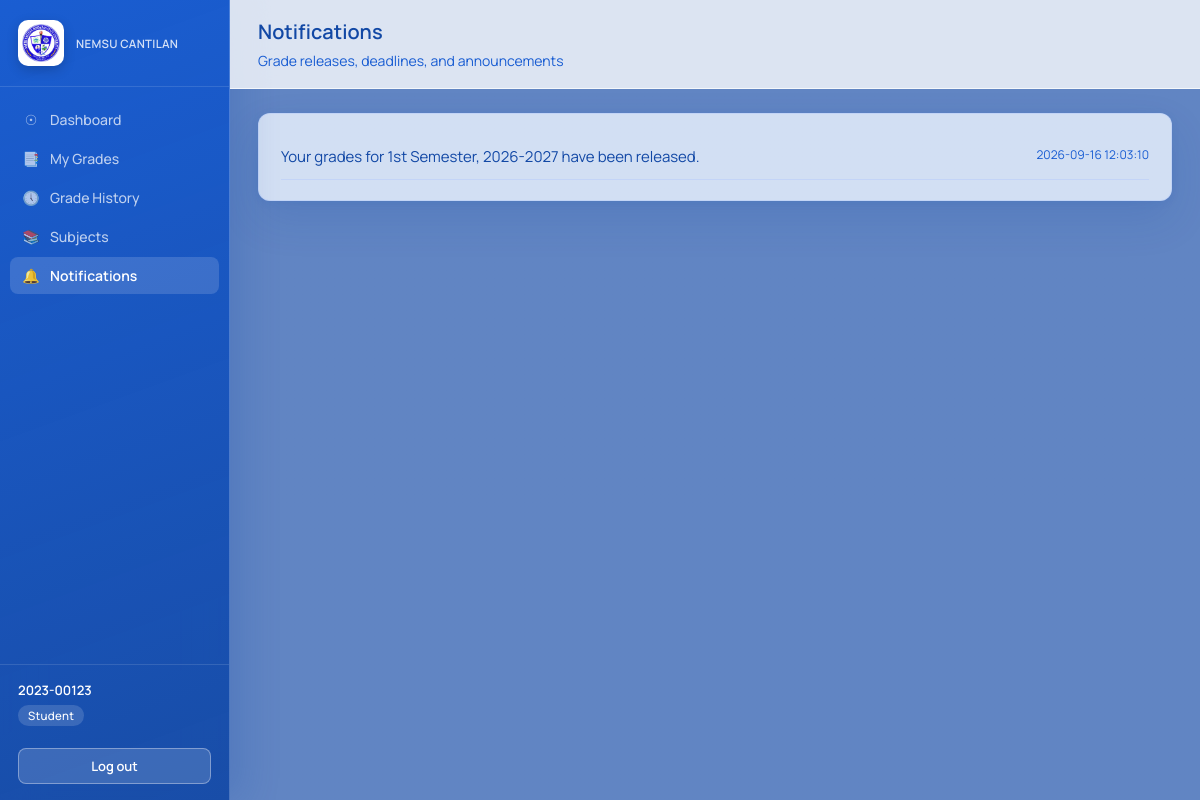
The app's page /student/notifications (signed in) with its own data.
### tables this page shows
CREATE TABLE notifications (
    id INTEGER PRIMARY KEY AUTOINCREMENT,
    user_id INTEGER NOT NULL REFERENCES users(id),
    message TEXT NOT NULL,
    created_at TEXT NOT NULL DEFAULT (datetime('now')),
    is_read INTEGER NOT NULL DEFAULT 0
);

### routes/student.py (the view)
@bp.route("/notifications")
@role_required("student")
def notifications():
    conn = get_db()
    rows = conn.execute(
        "SELECT * FROM notifications WHERE user_id = ? ORDER BY created_at DESC",
        (session["user_id"],),
    ).fetchall()
    conn.execute(
        "UPDATE notifications SET is_read = 1 WHERE user_id = ?", (session["user_id"],)
    )
    conn.commit()
    conn.close()
    return render_template("student/notifications.html", rows=rows)

### app.py (called while the page is built)
def create_app():
    app = Flask(__name__)
    app.secret_key = "ogvs-dev-secret-key-change-me"  # TODO: move to env var in production
    app.register_blueprint(auth_bp)
    app.register_blueprint(student_bp)
    app.register_blueprint(faculty_bp)
    app.register_blueprint(admin_bp)
    @app.context_processor
    def inject_globals():
        from flask import session
        return {"current_role": session.get("role"), "current_username": session.get("username")}
    @app.errorhandler(403)
    def forbidden(e):
        return "403 — You don't have access to this page.", 403
    @app.errorhandler(404)
    def not_found(e):
        return "404 — Page not found.", 404
    return app

### database.py (called while the page is built)
def get_db():
    DB_PATH.parent.mkdir(exist_ok=True)
    conn = sqlite3.connect(DB_PATH)
    conn.row_factory = sqlite3.Row
    conn.execute("PRAGMA foreign_keys = ON")
    return conn

### templates/student/notifications.html (shortened to what this page needs)
{% extends "base.html" %}
{% block page_title %}Notifications{% endblock %}
{% block page_subtitle %}Grade releases, deadlines, and announcements{% endblock %}
{% block content %}
<div class="card">
  {% if rows %}
  {% for n in rows %}
  <div style="padding:12px 0; border-bottom:1px solid var(--border); display:flex; justify-content:space-between; gap:16px;">
    <div>{{ n.message }}</div>
    <div style="color:var(--text-muted); font-size:12px; white-space:nowrap;">{{ n.created_at }}</div>
  </div>
  {% endfor %}
  {% else %}
  <div class="empty-state">No notifications yet.</div>
  {% endif %}
</div>
{% endblock %}

### static/css/style.css (style rules this page uses)
:root { --nemsu-navy: #1248a5; --nemsu-navy-dark: #1248a5; --nemsu-blue: #185cd2; --nemsu-blue-light: #ecf3fe; --nemsu-sky: #6597ec; --nemsu-gold: #94b5f5; --nemsu-gold-dark: #185cd2; --text-dark: #1248a5; --text-muted: #185cd2; --border: rgba(192,211,248,0.8); --bg: #ecf3fe; --white: #FFFFFF; --success: #1b5e20; --success-bg: #e8f5e9; --danger: #b71c1c; --danger-bg: #fdecea; --warning: #e65100; --warning-bg: #fff8e1; --info: #1248a5; --info-bg: #c0d3f8; --radius: 12px; --glass: rgba(236,243,254,0.82); --glass-strong: rgba(255,255,255,0.94); --shadow: 0 18px 42px rgba(18,72,165,0.14), 0 2px 8px rgba(18,72,165,0.08); }
* { box-sizing: border-box; }
body { margin: 0; font-family: 'Manrope', 'Segoe UI', Roboto, Arial, sans-serif; background: linear-gradient(rgba(18, 72, 165, 0.72), rgba(18, 72, 165, 0.72)), url('../img/1.jpg') center / cover fixed no-repeat; background-attachment: fixed; color: var(--text-dark); font-size: 15px; overflow-x: hidden; }
.card { background: var(--glass); border: 1px solid var(--border); border-radius: var(--radius); box-shadow: var(--shadow); padding: 20px 22px; margin-bottom: 20px; }

### records on screen
notifications: message "Your grades for 1st Semester, 2026-2027 have been released.", created_at "2026-09-16 12:03:10"

### other values on screen
{{ 'REGISTRAR' if current_role == 'admin' else current_username|upper }} "2023-00123"
{{ current_role }} "Student"
